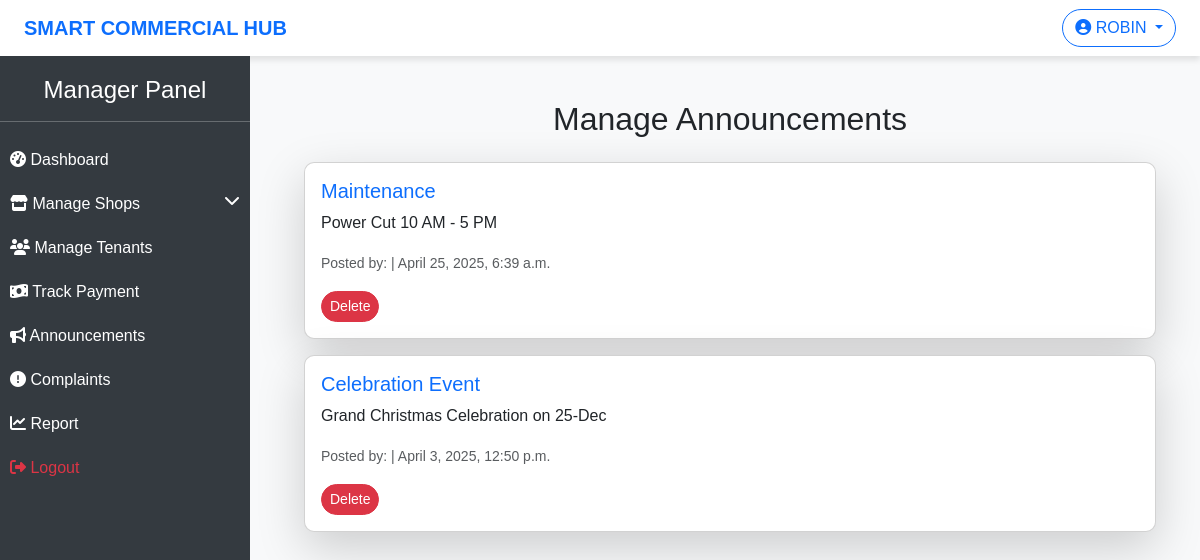
Screenshot of /manage-announcements/ (signed in) with the database file from the repository.
### hub/models.py (models this page shows, shortened)
class Announcement(models.Model):
    id = models.AutoField(primary_key=True)
    title = models.CharField(max_length=100)
    message = models.CharField(max_length=255)
    published_by = models.ForeignKey(User, on_delete=models.SET_NULL, null=True, blank=True)
    status = models.CharField(max_length=10, choices=STATUS_CHOICES, default='draft')
    created_at = models.DateTimeField(auto_now_add=True)
    updated_at = models.DateTimeField(auto_now=True)
    published_at = models.DateTimeField(null=True, blank=True)

### hub/views.py (the view)
# urls.py: path("manage-announcements/", manage_announcements, name="manage_announcements"),
@login_required
def manage_announcements(request):
    announcements = Announcement.objects.all().order_by("-created_at")
    return render(request, "manager/manage_announcements.html", {"announcements": announcements})

### templates/manager/manage_announcements.html (shortened to what this page needs)
{% extends "manager/base.html" %}
{% block content %}
<div class="container">
    <h2 class="text-center my-4">Manage Announcements</h2>
    {% for announcement in announcements %}
    <div class="card shadow-lg mb-3">
        <div class="card-body">
            <h5 class="card-title text-primary">{{ announcement.title }}</h5>
            <p class="card-text">{{ announcement.message }}</p>
            <p class="text-muted"><small>Posted by: {{ announcement.posted_by.username }} | {{ announcement.created_at }}</small></p>
            <a href="{% url 'delete_announcement' announcement.id %}" class="btn btn-danger btn-sm">Delete</a>
        </div>
    </div>
    {% empty %}
    <p class="text-center text-muted">No announcements found.</p>
    {% endfor %}
</div>
{% endblock %}

### templates/manager/base.html (shortened to what this page needs)
<!DOCTYPE html>
<html lang="en">
<head>
    <link href="https://cdn.jsdelivr.net/npm/bootstrap@5.3.0/dist/css/bootstrap.min.css" rel="stylesheet">
    <link rel="stylesheet" href="https://cdnjs.cloudflare.com/ajax/libs/font-awesome/6.4.0/css/all.min.css">
</head>
<body>
    <nav class="navbar navbar-expand-lg navbar-light px-4">
        <a class="navbar-brand fw-bold text-primary" href="#">SMART COMMERCIAL HUB</a>
        <div class="ms-auto">
            <div class="dropdown">
                <button class="btn btn-outline-primary dropdown-toggle" type="button" id="profileDropdown" data-bs-toggle="dropdown" aria-expanded="false">
                    <i class="fas fa-user-circle"></i> {{ request.user.username|upper }}
                </button>
            </div>
        </div>
    </nav>
    <div class="sidebar">
        <h4 class="text-center">Manager Panel</h4>
        <hr>
        <ul class="nav flex-column">
            <li class="nav-item">
                <a class="nav-link" href="{% url 'manager_dashboard' %}">
                    <i class="fas fa-tachometer-alt"></i> Dashboard
                </a>
            </li>
            <li class="nav-item">
                <a class="nav-link text-white" data-bs-toggle="collapse" href="#shopMenu" role="button" aria-expanded="false" aria-controls="shopMenu">
                    <i class="fas fa-store"></i> Manage Shops
                    <i class="fas fa-chevron-down float-end"></i>
                </a>
            </li>
            <li class="nav-item">
                <a class="nav-link" href="{% url 'manage_tenants' %}">
                    <i class="fas fa-users"></i> Manage Tenants
                </a>
            </li>
                <a class="nav-link" href="{% url 'manager-rent-payments' %}">
                    <i class="fas fa-money-bill-wave"></i> Track Payment
                </a>
            <li class="nav-item">
                <a class="nav-link" href="{% url 'post_announcement' %}">
                    <i class="fas fa-bullhorn"></i> Announcements
                </a>
            </li>
            <li class="nav-item">
                <a class="nav-link" href="{% url 'manage_complaints' %}">
                    <i class="fas fa-exclamation-circle"></i> Complaints
                </a>
            </li>
                <a class="nav-link" href="{% url 'generate_combined_report' %}">
                    <i class="fas fa-chart-line"></i> Report
                </a>
            <li class="nav-item">
                <a class="nav-link text-danger" href="{% url 'user_logout' %}">
                    <i class="fas fa-sign-out-alt"></i> Logout
                </a>
            </li>
        </ul>
    </div>
    <div class="main-content">
        <div class="container mt-3">
            {% block content %}
            {% endblock %}
        </div>
    </div>
</body>
</html>

### templates/manager/base.html (style rules this page uses)
body { font-family: 'Arial', sans-serif; background-color: #f8f9fa; }
.sidebar { height: 100vh; width: 250px; position: fixed; background-color: #343a40; color: white; padding-top: 20px; }
.sidebar .nav-link { color: white; font-size: 16px; padding: 10px; display: block; }
.main-content { margin-left: 260px; padding: 20px; }
.navbar { background-color: #ffffff; box-shadow: 0px 4px 6px rgba(0, 0, 0, 0.1); }
.card { border-radius: 10px; transition: transform 0.3s ease-in-out; }
.btn { border-radius: 20px; }

### rows the page displays
Announcement: title "Maintenance", message "Power Cut 10 AM - 5 PM", created_at "April 25, 2025, 6:39 a.m."
Announcement: title "Celebration Event", message "Grand Christmas Celebration on 25-Dec", created_at "April 3, 2025, 12:50 p.m."

### other values shown
{{ request.user.username|upper }} "ROBIN"
